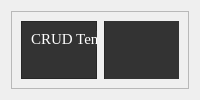
            <widget class="QWidget" name="CRUDTenantPage">
             <layout class="QVBoxLayout" name="verticalLayout_5">
              <item>
               <widget class="QFrame" name="frame_6">
                <property name="frameShape">
                 <enum>QFrame::StyledPanel</enum>
                </property>
                <property name="frameShadow">
                 <enum>QFrame::Raised</enum>
                </property>
                <layout class="QHBoxLayout" name="horizontalLayout_5">
                 <item>
                  <widget class="QFrame" name="frame_7">
                   <property name="styleSheet">
                    <string notr="true">background-color: #333333;
color: white;</string>
                   </property>
                   <property name="frameShape">
                    <enum>QFrame::StyledPanel</enum>
                   </property>
                   <property name="frameShadow">
                    <enum>QFrame::Raised</enum>
                   </property>
                   <widget class="QLabel" name="page_label">
                    <property name="geometry">
                     <rect>
                      <x>10</x>
                      <y>10</y>
                      <width>201</width>
                      <height>16</height>
                     </rect>
                    </property>
                    <property name="font">
                     <font>
                      <family>Times New Roman</family>
                      <pointsize>11</pointsize>
                     </font>
                    </property>
                    <property name="text">
                     <string>CRUD Tenant</string>
                    </property>
                   </widget>
                   <widget class="QLineEdit" name="Name_line_edit">
                    <property name="geometry">
                     <rect>
                      <x>140</x>
                      <y>60</y>
                      <width>231</width>
                      <height>21</height>
                     </rect>
                    </property>
                    <property name="styleSheet">
                     <string notr="true">QLineEdit {
    background-color: #666666;
    color: black;
}

QLineEdit:!hasFocus {
    color: white;
}
</string>
                    </property>
                    <property name="placeholderText">
                     <string>First Name, Middle Initial, Last Name</string>
                    </property>
                   </widget>
                   <widget class="QLabel" name="Name">
                    <property name="geometry">
                     <rect>
                      <x>40</x>
                      <y>60</y>
                      <width>41</width>
                      <height>16</height>
                     </rect>
                    </property>
                    <property name="text">
                     <string>Name:</string>
                    </property>
                   </widget>
                   <widget class="QLabel" name="Age">
                    <property name="geometry">
                     <rect>
                      <x>40</x>
                      <y>100</y>
                      <width>41</width>
                      <height>16</height>
                     </rect>
                    </property>
                    <property name="text">
                     <string>Age:</string>
                    </property>
                   </widget>
                   <widget class="QLineEdit" name="Age_line_edit">
                    <property name="geometry">
                     <rect>
                      <x>140</x>
                      <y>100</y>
                      <width>31</width>
                      <height>21</height>
                     </rect>
                    </property>
                    <property name="styleSheet">
                     <string notr="true">background-color: #666666; color: black;</string>
                    </property>
                   </widget>
                   <widget class="QLabel" name="Sex">
                    <property name="geometry">
                     <rect>
                      <x>40</x>
                      <y>140</y>
                      <width>41</width>
                      <height>16</height>
                     </rect>
                    </property>
                    <property name="text">
                     <string>Sex:</string>
                    </property>
                   </widget>
                   <widget class="QLineEdit" name="PhoneNum_line_edit">
                    <property name="geometry">
                     <rect>
                      <x>140</x>
                      <y>180</y>
                      <width>81</width>
                      <height>21</height>
                     </rect>
                    </property>
                    <property name="styleSheet">
                     <string notr="true">background-color: #666666; color: black;</string>
                    </property>
                    <property name="placeholderText">
                     <string>09xxxxxxxxx</string>
                    </property>
                   </widget>
                   <widget class="QLineEdit" name="Email_line_edit">
                    <property name="geometry">
                     <rect>
                      <x>140</x>
                      <y>220</y>
                      <width>221</width>
                      <height>21</height>
                     </rect>
                    </property>
                    <property name="styleSheet">
                     <string notr="true">background-color: #666666; color: black;</string>
                    </property>
                    <property name="text">
                     <string/>
                    </property>
                   </widget>
                   <widget class="QLabel" name="Phone_number">
                    <property name="geometry">
                     <rect>
                      <x>40</x>
                      <y>180</y>
                      <width>91</width>
                      <height>16</height>
                     </rect>
                    </property>
                    <property name="text">
                     <string>Phone Number:</string>
                    </property>
                   </widget>
                   <widget class="QLabel" name="Email">
                    <property name="geometry">
                     <rect>
                      <x>40</x>
                      <y>220</y>
                      <width>41</width>
                      <height>16</height>
                     </rect>
                    </property>
                    <property name="text">
                     <string>Email:</string>
                    </property>
                   </widget>
                   <widget class="QLabel" name="Apart_num">
                    <property name="geometry">
                     <rect>
                      <x>40</x>
                      <y>260</y>
                      <width>81</width>
                      <height>16</height>
                     </rect>
                    </property>
                    <property name="text">
                     <string>Apart. Number:</string>
                    </property>
                   </widget>
                   <widget class="QComboBox" name="Sex_comboBox">
                    <property name="geometry">
                     <rect>
                      <x>140</x>
                      <y>140</y>
                      <width>81</width>
                      <height>22</height>
                     </rect>
                    </property>
                    <property name="styleSheet">
                     <string notr="true">background-color: #666666; color: black;</string>
                    </property>
                   </widget>
                   <widget class="QComboBox" name="ApartNum_comboBox">
                    <property name="geometry">
                     <rect>
                      <x>140</x>
                      <y>260</y>
                      <width>61</width>
                      <height>22</height>
                     </rect>
                    </property>
                    <property name="styleSheet">
                     <string notr="true">background-color: #666666; color: black;</string>
                    </property>
                   </widget>
                   <widget class="QPushButton" name="AddTenantBtn">
                    <property name="geometry">
                     <rect>
                      <x>40</x>
                      <y>330</y>
                      <width>111</width>
                      <height>41</height>
                     </rect>
                    </property>
                    <property name="font">
                     <font>
                      <pointsize>12</pointsize>
                      <bold>true</bold>
                     </font>
                    </property>
                    <property name="styleSheet">
                     <string notr="true">background-color: #666666; color: white
;
</string>
                    </property>
                    <property name="text">
                     <string>ADD</string>
                    </property>
                   </widget>
                   <widget class="QPushButton" name="DelTenantBtn">
                    <property name="geometry">
                     <rect>
                      <x>160</x>
                      <y>330</y>
                      <width>111</width>
                      <height>41</height>
                     </rect>
                    </property>
                    <property name="font">
                     <font>
                      <pointsize>12</pointsize>
                      <bold>true</bold>
                     </font>
                    </property>
                    <property name="styleSheet">
                     <string notr="true">background-color: #666666; color: white
;
</string>
                    </property>
                    <property name="text">
                     <string>DELETE</string>
                    </property>
                   </widget>
                   <widget class="QPushButton" name="UpdTenantBtn">
                    <property name="geometry">
                     <rect>
                      <x>280</x>
                      <y>330</y>
                      <width>111</width>
                      <height>41</height>
                     </rect>
                    </property>
                    <property name="font">
                     <font>
                      <pointsize>12</pointsize>
                      <bold>true</bold>
                     </font>
                    </property>
                    <property name="styleSheet">
                     <string notr="true">background-color: #666666; color: white
;
</string>
                    </property>
                    <property name="text">
                     <string>UPDATE</string>
                    </property>
                   </widget>
                  </widget>
                 </item>
                 <item>
                  <spacer name="horizontalSpacer">
                   <property name="orientation">
                    <enum>Qt::Horizontal</enum>
                   </property>
                   <property name="sizeType">
                    <enum>QSizePolicy::Fixed</enum>
                   </property>
                   <property name="sizeHint" stdset="0">
                    <size>
                     <width>1</width>
                     <height>1</height>
                    </size>
                   </property>
                  </spacer>
                 </item>
                 <item>
                  <widget class="QFrame" name="frame_8">
                   <property name="frameShape">
                    <enum>QFrame::StyledPanel</enum>
                   </property>
                   <property name="frameShadow">
                    <enum>QFrame::Raised</enum>
                   </property>
                   <widget class="QTableWidget" name="Tenant_tableWidget">
                    <property name="enabled">
                     <bool>true</bool>
                    </property>
                    <property name="geometry">
                     <rect>
                      <x>0</x>
                      <y>-20</y>
                      <width>411</width>
                      <height>451</height>
                     </rect>
                    </property>
                    <property name="font">
                     <font>
                      <kerning>true</kerning>
                     </font>
                    </property>
                    <property name="styleSheet">
                     <string notr="true">
    QTableWidget {
        background-color: #333333;
        color: white;
    }

    QHeaderView::section {
        background-color: #555555;
        color: white;
    }

    QScrollBar:vertical {
        background-color: #555555;
        width: 15px;
    }

    QScrollBar::handle:vertical {
        background-color: #888888;
    }

    QScrollBar::add-line:vertical, QScrollBar::sub-line:vertical {
        background: none;
    }
</string>
                    </property>
                    <attribute name="horizontalHeaderVisible">
                     <bool>true</bool>
                    </attribute>
                    <attribute name="horizontalHeaderCascadingSectionResizes">
                     <bool>false</bool>
                    </attribute>
                    <attribute name="horizontalHeaderHighlightSections">
                     <bool>true</bool>
                    </attribute>
                    <attribute name="horizontalHeaderShowSortIndicator" stdset="0">
                     <bool>true</bool>
                    </attribute>
                    <attribute name="horizontalHeaderStretchLastSection">
                     <bool>false</bool>
                    </attribute>
                    <attribute name="verticalHeaderVisible">
                     <bool>true</bool>
                    </attribute>
                    <attribute name="verticalHeaderHighlightSections">
                     <bool>true</bool>
                    </attribute>
                    <attribute name="verticalHeaderShowSortIndicator" stdset="0">
                     <bool>false</bool>
                    </attribute>
                    <attribute name="verticalHeaderStretchLastSection">
                     <bool>false</bool>
                    </attribute>
                    <column>
                     <property name="text">
                      <string>Tenant ID</string>
                     </property>
                    </column>
                    <column>
                     <property name="text">
                      <string>Name</string>
                     </property>
                    </column>
                    <column>
                     <property name="text">
                      <string>Age</string>
                     </property>
                    </column>
                    <column>
                     <property name="text">
                      <string>Sex</string>
                     </property>
                    </column>
                    <column>
                     <property name="text">
                      <string>Phone Number</string>
                     </property>
                    </column>
                    <column>
                     <property name="text">
                      <string>Email</string>
                     </property>
                    </column>
                    <column>
                     <property name="text">
                      <string>Apart. Number</string>
                     </property>
                    </column>
                   </widget>
                  </widget>
                 </item>
                </layout>
               </widget>
              </item>
             </layout>
            </widget>
